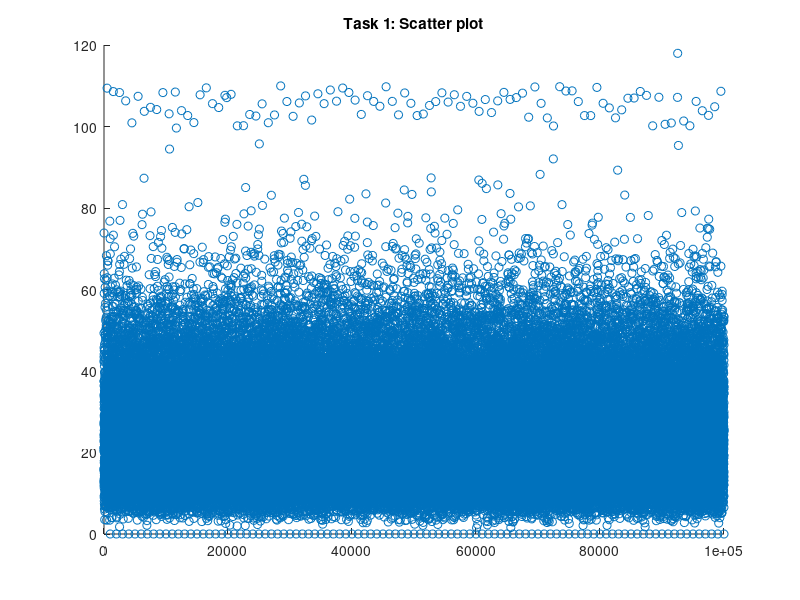
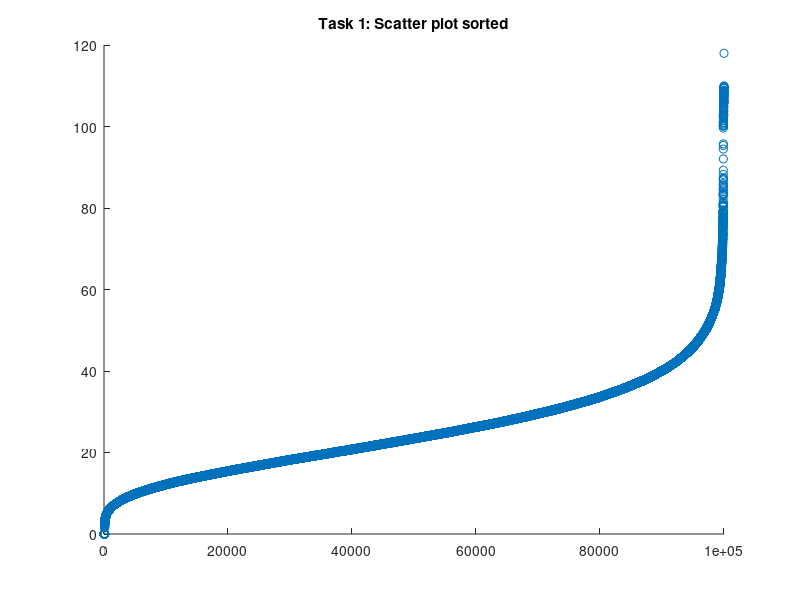
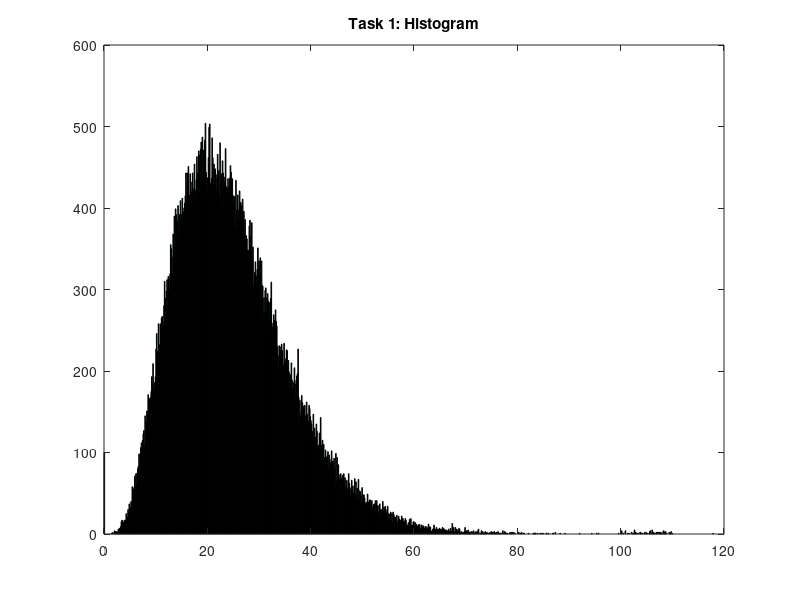
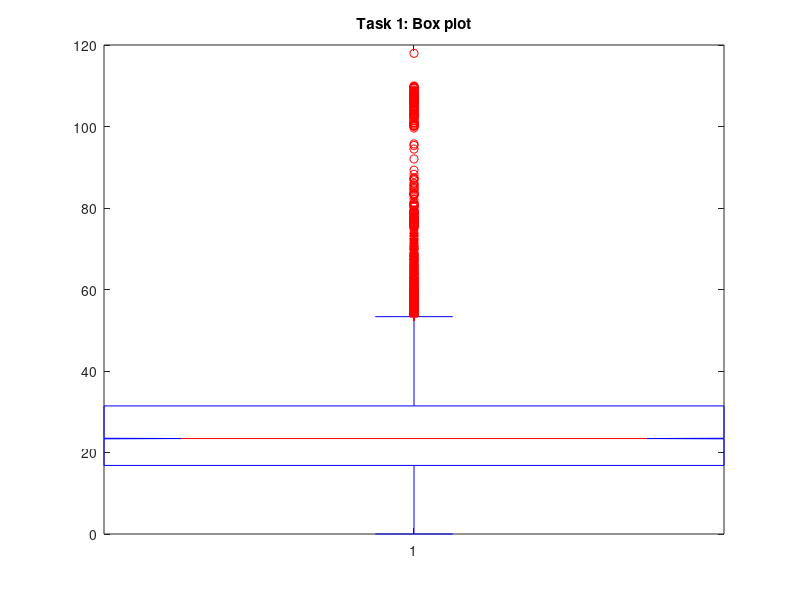

MATLAB code to generate these figures, in order:
clc;
clear;
data = load("dataIndSSA2022.mat");
d1 = data.task1_data;

%% Mean, Variance, and Sample 
fprintf('\nTask 1\n\n'); 
n = length(d1);
d1_mean = mean(d1);
fprintf('There are %d datapoints in the data set\n', n); 
fprintf('Minimum value: %f\n', min(d1)); 
fprintf('Maximum value: %f\n', max(d1));
fprintf('Mean value   : %f\n\n', d1_mean);

d1_sigma2 = sum((d1 - d1_mean).^2)/n-1;
fprintf('The variance is: %f\n\n', d1_sigma2);
d1_sigma = sqrt(d1_sigma2);
fprintf('The standard deviation is: %f\n\n', d1_sigma);

%% 7 Number Summary
fprintf('2nd percentile  : %f\n', prctile(d1, 2)); 
fprintf('9th percentile  : %f\n', prctile(d1, 9)); 
fprintf('1st quartile    : %f\n', prctile(d1, 25)); 
fprintf('median value    : %f\n', median(d1));
fprintf('3rd quartile    : %f\n', prctile(d1, 75)); 
fprintf('91st percentile : %f\n', prctile(d1, 91)); 
fprintf('98th percentile : %f\n', prctile(d1, 98)); 

%% Visualisation - Scatter 
% A scatter plot is the easiest and thus first visualisation to be conducted
% the plot shows a strong cluster of values around the mean line, with a
% large gap between 80 and 100 on the Y axis as well as an unusual
% formation of points on the 0 line.
figure(1);
scatter(1:length(d1), d1);
hold on;
plot([0,length(d1)], [d1_mean, d1_mean])
hold off;
title('Task 1: Scatter plot')

%% Visualisation - Sorted Scatter
% A sort of the data provides a clearer understanding of the growth of the
% cumulitive distribution function and shows the break in the data in the 
% region around 90 - 100 
figure(2);
scatter(1:length(d1), sort(d1));
title('Task 1: Scatter plot sorted')

%% Visualisation - Histogram 
% At first glance a histogram shows a poisson distribution, this plot also
% confirms that the large number of values clustered at 0 do not fit into
% the curve of the distribution. The tail of the distribution also does not
% look normal, with an unexpected rise in values around 100

figure(3);
hist(d1, 1000);
title('Task 1: Histogram')

%% Visualisation - Box and Whisker 
% The box and whisker plot confirms the abnormality of the tail falls
% ouside the interquartile range of the distribution.  We can thus conclude
% that between 

figure(4);
boxplot(d1, 'Notch', 'on')
title('Task 1: Box plot')

%% Data Cleaning
% Data points larger than 53.3415 and equal to zero are removed from the
% set
figure(5);
d1c = d1(d1 <= 98);
d1c = d1c(d1c > 0);
hist(d1c, 1000);

%% Mean, Variance, and Sample 
fprintf('\nAfter data cleaning:\n\n'); 
fprintf(['%d remaining datapoints in the set (%d removed)' ...
    '\n'], length(d1c), length(d1) - length(d1c)); 
fprintf('Minimum value : %f\n', min(d1c)); 
fprintf('Maximum value : %f\n', max(d1c));
fprintf('Mean value    : %f\n\n', mean(d1c));

d1c_sigma2 = sum((d1c - mean(d1c)).^2)/n-1;
fprintf('The variance is: %f\n\n', d1c_sigma2);
d1c_sigma = sqrt(d1c_sigma2);
fprintf('The standard deviation is: %f\n\n', d1c_sigma);

%% 7 Number Summary
fprintf('2nd percentile  : %f\n', prctile(d1c, 2)); 
fprintf('9th percentile  : %f\n', prctile(d1c, 9)); 
fprintf('1st quartile    : %f\n', prctile(d1c, 25)); 
fprintf('median value    : %f\n', median(d1c));
fprintf('3rd quartile    : %f\n', prctile(d1c, 75)); 
fprintf('91st percentile : %f\n', prctile(d1c, 91)); 
fprintf('98th percentile : %f\n', prctile(d1c, 98)); 

%% Skew
% The positive result indicates that the data is skewed to the left of the
% x axis, this tracks with the histogram shown
skew = 3 * (mean(d1c) - median(d1c))/d1c_sigma;
fprintf('\nSkew : %f\n', skew); 

%% Distribution
poisson = @(x, mu) exp(-mu) * (mu.^x) / factorial(x);

l = zeros(ceil(max(d1c)));
mu = mean(d1c);
for i = 1:length(l)
    l(i) = 1000 * poisson(i, mu);
end%for

figure(6)
hist(d1c, 1000);
hold on;
plot(l, 'r')
hold off;
